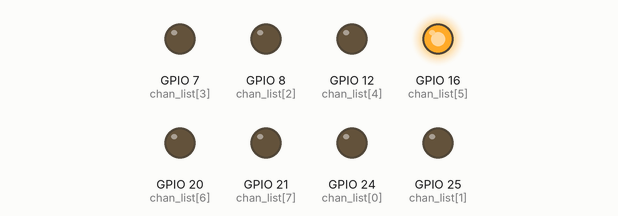
Simulated run of this program. Board: Raspberry Pi (BCM pin numbers). Parts: output pins drawn as LEDs (lit = HIGH). At 33.2 s the program stops and its outputs stay as they are.

Above: at 0.1 s.
At 11.1 s:
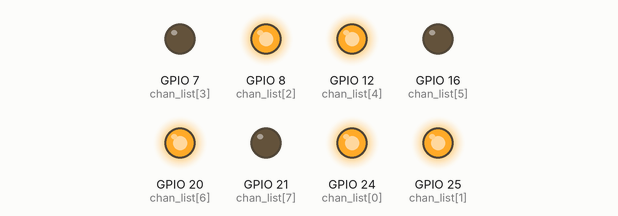
At 16.1 s:
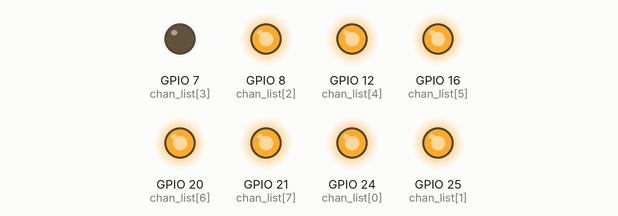
At 22.1 s:
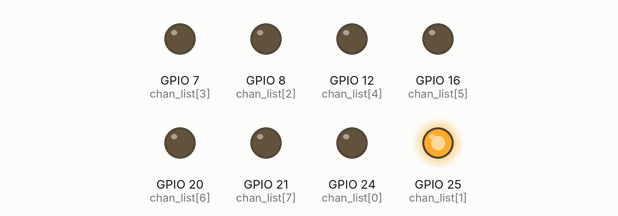
At 27.1 s:
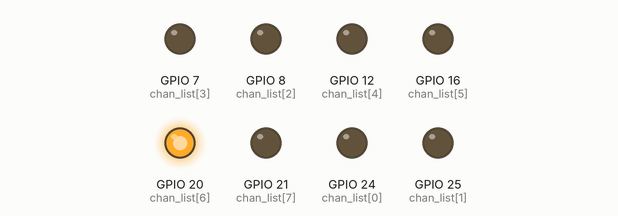
At 33.2 s:
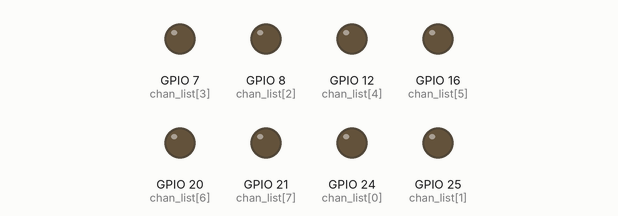
Timing chart, 0 to 34.7 s (numbered marks = the images above):
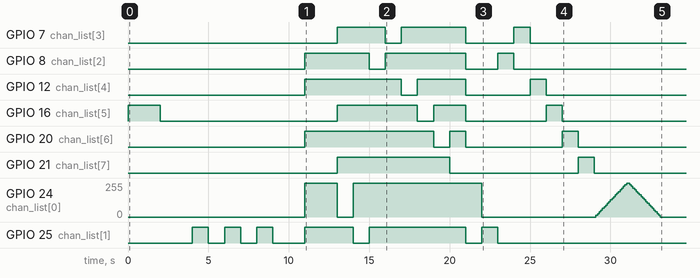

The program:

gpio.py
```python
import RPi.GPIO as GPIO
import time

chan_list = (24, 25, 8, 7, 12, 16, 20, 21)
GPIO.setmode (GPIO.BCM)
GPIO.setup (chan_list, GPIO.OUT)
pwm = GPIO.PWM (24, 50)

def lightUp (ledNumber, period):
    GPIO.output (chan_list[ledNumber], 1)
    time.sleep (period)
    GPIO.output (chan_list[ledNumber], 0)

def blink (ledNumber, blinkCount, blinkPeriod):
    for i in range (blinkCount):
        lightUp (ledNumber, blinkPeriod)
        time.sleep (blinkPeriod)

def runningPattern (pattern, direction):
    if direction == -1:
        return ((pattern << 1) + (pattern >> 7)) % 256
    if direction == 1:
        return ((pattern >> 1) + 128 * (pattern % 2))

def decToBinList (decNumber):
    return [(decNumber & (1 << i)) >> i for i in range (7, -1, -1)]

def lightNumber (number):
    x = decToBinList (number)
    x.reverse()
    GPIO.output (chan_list, tuple (x))

def runningLightDark (count, period, stype):
    x = (1 - stype) * 253 + 1
    for i in range (8 * count):
        lightNumber (x)
        x = runningPattern (x, -1)
        time.sleep (period)

def pwmlight (period):
    pwm.start (0)
    for i in range (0, 101, 5):
        pwm.ChangeDutyCycle (i)
        time.sleep (period)
    for i in range (100, -1, -5):
        pwm.ChangeDutyCycle (i)
        time.sleep (period)
    pwm.stop ()

lightUp (5, 2)
time.sleep (2)

blink (1, 3, 1)
time.sleep (1)

lightNumber (87)
time.sleep (2)
lightNumber (0)

runningLightDark (1, 1, 0)
runningLightDark (1, 1, 1)
lightNumber (0)

pwmlight (0.1)

GPIO.cleanup (chan_list)
```

Measured:
- by itself, GPIO 7 (chan_list[3]): goes HIGH 3.0 s, LOW 1.0 s, HIGH 4.0 s, LOW 3.0 s, HIGH 1.0 s, then LOW
- by itself, GPIO 8 (chan_list[2]): goes HIGH 4.0 s, LOW 1.0 s, HIGH 5.0 s, LOW 2.0 s, HIGH 1.0 s, then LOW
- by itself, GPIO 12 (chan_list[4]): goes HIGH 6.0 s, LOW 1.0 s, HIGH 3.0 s, LOW 4.0 s, HIGH 1.0 s, then LOW
- by itself, GPIO 16 (chan_list[5]): LOW → HIGH at 0.00 s, → LOW 2.0 s later, → HIGH 11.0 s later, → LOW 5.0 s later, … (8 changes in this stretch)
- by itself, GPIO 20 (chan_list[6]): goes HIGH 8.0 s, LOW 1.0 s, HIGH 1.0 s, LOW 6.0 s, HIGH 1.0 s, then LOW
- by itself, GPIO 21 (chan_list[7]): LOW → HIGH at 13.0 s, → LOW 7.0 s later, → HIGH 8.0 s later, → LOW 1.0 s later
- by itself, GPIO 25 (chan_list[1]): LOW → HIGH at 4.0 s, → LOW 1.0 s later, → HIGH 1.0 s later, → LOW 1.0 s later, … (12 changes in this stretch)
